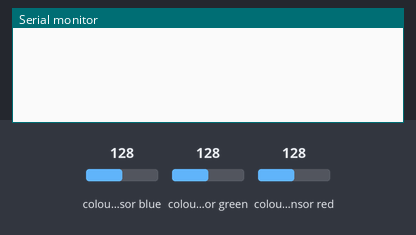
Bench run of a sketch on a simulated Arduino Uno, built with avr-gcc and run on an emulated ATmega328P. Shown: the last lines printed to the serial monitor. Wiring (inferred from the names in the program): TCS3200 colour sensor: output pin 8; S2 pin 6; S3 pin 7; S0 pin 4; S1 pin 5. The test bench sets the inputs (shaded band); at power-on: colour sensor blue 128, colour sensor green 128, colour sensor red 128.

Above: at 1.2 s.
1.3 s: colour sensor blue set to 5
At 2.3 s:
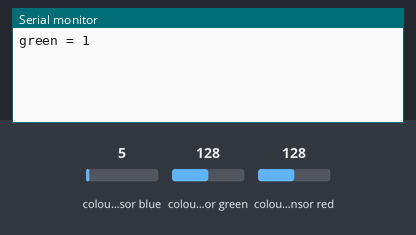
3.9 s: colour sensor green set to 5
At 5.3 s:
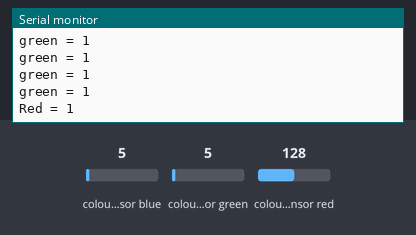
6.9 s: colour sensor blue set to 64
At 7.5 s:
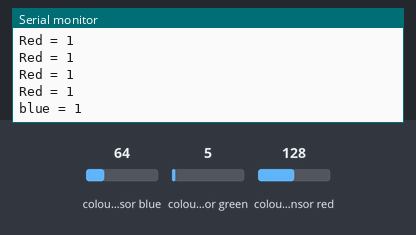

The sketch:

Color_recognition_final.ino
```cpp
// Define color sensor pins
#define S0 4
#define S1 5
#define S2 6
#define S3 7
#define sensorOut 8
#define OE_PIN 3


// Calibration Values
// *Get these from Calibration Sketch
int redMin = 0; // Red minimum value
int redMax = 1118; // Red maximum value
int greenMin = 0; // Green minimum value
int greenMax = 2200; // Green maximum value
int blueMin = 3; // Blue minimum value
int blueMax = 2200; // Blue maximum value

// Variables for Color Pulse Width Measurements
int redPW = 0;
int greenPW = 0;
int bluePW = 0;

// Variables for final Color values
int redRaw;
int greenRaw;
int blueRaw;

int redVal;
int greenVal;
int blueVal;

void setup() {
	// Set S0 - S3 as outputs
	pinMode(S0, OUTPUT);
	pinMode(S1, OUTPUT);
	pinMode(S2, OUTPUT);
	pinMode(S3, OUTPUT);
  pinMode(OE_PIN, OUTPUT);
  digitalWrite(OE_PIN, LOW);


	// Set Sensor output as input
	pinMode(sensorOut, INPUT);

	// Set Frequency scaling to 20%
	digitalWrite(S0,HIGH);
	digitalWrite(S1,LOW);

	// Setup Serial Monitor
	Serial.begin(9600);
}

void loop() {
	// Read Red value
	redPW = getRedPW();
	// Map to value from 0-255
	redRaw = map(redPW, redMin,redMax,255,0);
	// Delay to stabilize sensor
	delay(200);

	// Read Green value
	greenPW = getGreenPW();
	// Map to value from 0-255
	greenRaw = map(greenPW, greenMin,greenMax,255,0);
	// Delay to stabilize sensor
	delay(200);

	// Read Blue value
	bluePW = getBluePW();
	// Map to value from 0-255
	blueRaw = map(bluePW, blueMin,blueMax,255,0);
	// Delay to stabilize sensor
	delay(200);

	// Print output to Serial Monitor
  if (redRaw > greenRaw && redRaw > blueRaw){
    Serial.print("Red = ");
	  Serial.print("1");
    Serial.print("\n");
    redVal = 1;
  }else if (blueRaw > greenRaw && blueRaw > redRaw){
    Serial.print("blue = ");
	  Serial.print("1");
    Serial.print("\n");
    redVal = 1;
  }else if (greenRaw > blueRaw && greenRaw > redRaw){
    Serial.print("green = ");
	  Serial.print("1");
    Serial.print("\n");
    redVal = 1;
  }
}


// Function to read Red Pulse Widths
int getRedPW() {
	// Set sensor to read Red only
	digitalWrite(S2,LOW);
	digitalWrite(S3,LOW);
	// Define integer to represent Pulse Width
	int PW;
	// Read the output Pulse Width
	PW = pulseIn(sensorOut, LOW);
	// Return the value
	return PW;
}

// Function to read Green Pulse Widths
int getGreenPW() {
	// Set sensor to read Green only
	digitalWrite(S2,HIGH);
	digitalWrite(S3,HIGH);
	// Define integer to represent Pulse Width
	int PW;
	// Read the output Pulse Width
	PW = pulseIn(sensorOut, LOW);
	// Return the value
	return PW;
}

// Function to read Blue Pulse Widths
int getBluePW() {
	// Set sensor to read Blue only
	digitalWrite(S2,LOW);
	digitalWrite(S3,HIGH);
	// Define integer to represent Pulse Width
	int PW;
	// Read the output Pulse Width
	PW = pulseIn(sensorOut, LOW);
	// Return the value
	return PW;
}
```

Measured:
- after the input at 1.3 s, the serial monitor: prints a new line after 0.50 s (image 1)
- after the input at 3.9 s, the serial monitor: prints a new line after 0.91 s (image 2)
- after the input at 6.9 s, the serial monitor: prints a new line after 0.31 s (image 3)
